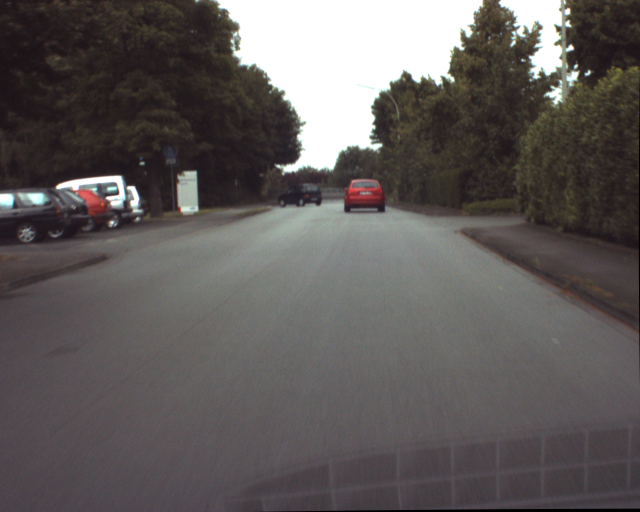
%> input picture Lab4/ur_c_s_03a_01_L_0376.png, 1280 x 1024 px (shown at 1/2 size); the run also reads 1 picture not shown here
$ octave main_cars.m   (GNU Octave 9; MATLAB toolbox functions it lacks are replaced by stand-ins)
%> lines starting %> are read from the running program, lines starting %| are printed output that depends on the picture; in (x1, y1, x2, y2) boxes, pixels count from 0 and x2, y2 are one past the last pixel; in counts of white or black regions, pixels touching at a corner belong together; the program's own positions count from 1
### Lab4/RGB_HSV.m
function [img_rgb,img_hsv]= RGB_HSV (img)
img_rgb=imread(img);
img_hsv=rgb2hsv(img_rgb);
figure,subplot(236)
subplot(231),imagesc(img_rgb(:,:,1)),colormap gray,title('R component')%as intensity
subplot(232),imagesc(img_rgb(:,:,2)),colormap gray,title('G component')%as intensity
subplot(233),imagesc(img_rgb(:,:,3)),colormap gray,title('B component')%as intensity
subplot(234),imagesc(img_hsv(:,:,1)),colormap gray,title('H component')%as intensity
subplot(235),imagesc(img_hsv(:,:,2)),colormap gray,title('S component')%as intensity
subplot(236),imagesc(img_hsv(:,:,3)),colormap gray,title('V component')%as intensity
end

### Lab4/hsv.m
function [m,s]=hsv (img_hsv)
h = img_hsv(:,:,1); % Hue component
m = mean2(h); % mean value
s = std2(h); % standard deviation
end

### Lab4/segmentation.m
function [binaryImage,seg]=segmentation(img_hsv,th1,th2)
[rr,cc,pp]=size(img_hsv);
seg=zeros(rr,cc);
mask=img_hsv(:,:,1)>th1 & img_hsv(:,:,1)< th2; %threshold on the hue componet
seg=seg+mask;
binaryImage = largestBlob(seg, 1); %detection of the largest blob in the segmented image
end

### Lab4/largestBlob.m
function binaryImage = largestBlob(binaryImage, numberToExtract)

  [labeledImage, numberOfBlobs] = bwlabel(binaryImage);
  blobMeasurements = regionprops(labeledImage, 'area');
  % Get all the areas
  allAreas = [blobMeasurements.Area];
  % sort the areas in descendent order
  [sortedAreas, sortIndexes] = sort(allAreas, 'descend');
  % Extract the "numberToExtract" largest blob(s) using ismember().
  biggestBlob = ismember(labeledImage, sortIndexes(1:numberToExtract));
  % Convert from integer labeled image into binary (logical) image.
  binaryImage = biggestBlob > 0;

end

### Lab4/plottingSeg.m
function []=plottingSeg(img, binaryImageB,segB,binaryImageR,segR)
figure
prop=regionprops(binaryImageB, 'Area','Centroid','BoundingBox');
xc=floor(prop(1).Centroid(1));
yc=floor(prop(1).Centroid(2));
ul_corner_width=prop(1).BoundingBox;

subplot(221),imagesc(segB),colormap gray,title('Detected object (black car)')
hold on
plot(xc,yc,'*g')
rectangle('Position',ul_corner_width,'EdgeColor',[0,1,0])

subplot(222),imagesc(imread(img)),colormap gray,title('Detected object (black car)')
hold on
plot(xc,yc,'*g')
rectangle('Position',ul_corner_width,'EdgeColor',[0,1,0])

prop2=regionprops(binaryImageR, 'Area','Centroid','BoundingBox');
xc=floor(prop2(1).Centroid(1));
yc=floor(prop2(1).Centroid(2));
ul_corner_width=prop2(1).BoundingBox;

subplot(223),imagesc(segR),colormap gray,title('Detected object (red car)')
hold on
plot(xc,yc,'*g')
rectangle('Position',ul_corner_width,'EdgeColor',[0,1,0])

subplot(224),imagesc(imread(img)),colormap gray,title('Detected object (red car)')
hold on
plot(xc,yc,'*g')
rectangle('Position',ul_corner_width,'EdgeColor',[0,1,0])

end

### Lab4/main_cars.m
clear all
close all

figure, sgtitle('Original images')
subplot(231),imagesc(imread('ur_c_s_03a_01_L_0376.png')),colormap gray
subplot(232),imagesc(imread('ur_c_s_03a_01_L_0377.png')),colormap gray
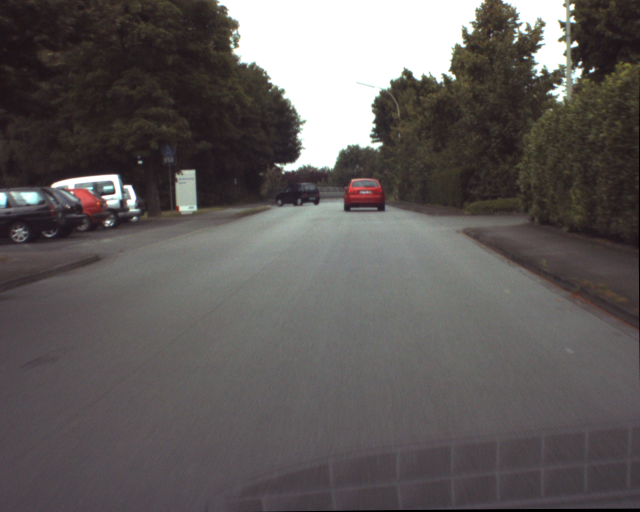
%> input picture Lab4/ur_c_s_03a_01_L_0377.png, 1280 x 1024 px (shown at 1/2 size)
subplot(233),imagesc(imread('ur_c_s_03a_01_L_0378.png')),colormap gray
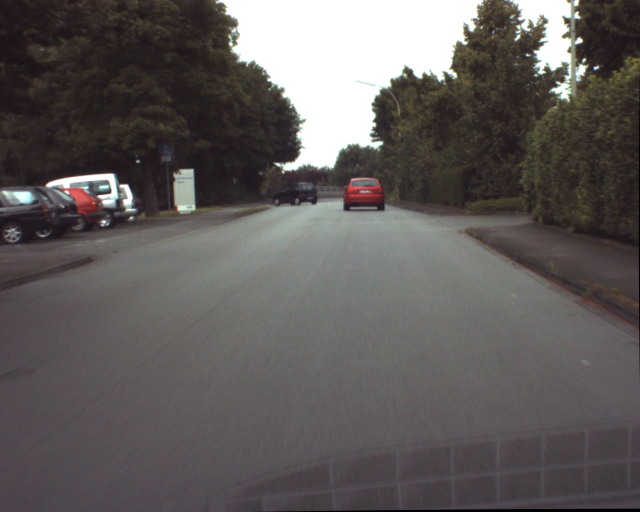
%> input picture Lab4/ur_c_s_03a_01_L_0378.png, 1280 x 1024 px (shown at 1/2 size)
subplot(234),imagesc(imread('ur_c_s_03a_01_L_0379.png')),colormap gray
subplot(235),imagesc(imread('ur_c_s_03a_01_L_0380.png')),colormap gray
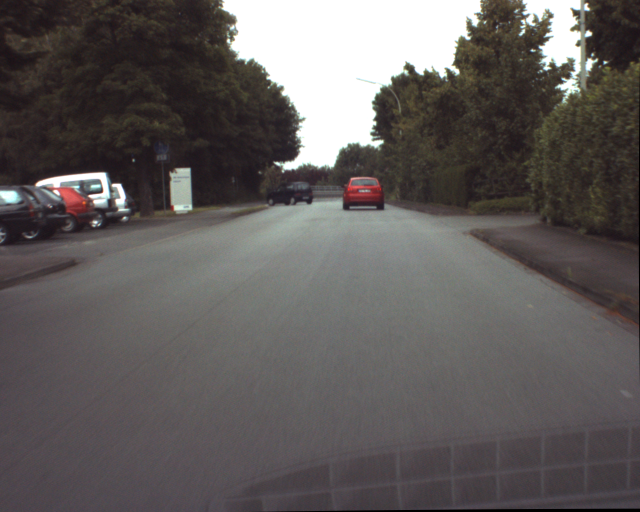
%> input picture Lab4/ur_c_s_03a_01_L_0380.png, 1280 x 1024 px (shown at 1/2 size)
subplot(236),imagesc(imread('ur_c_s_03a_01_L_0381.png')),colormap gray
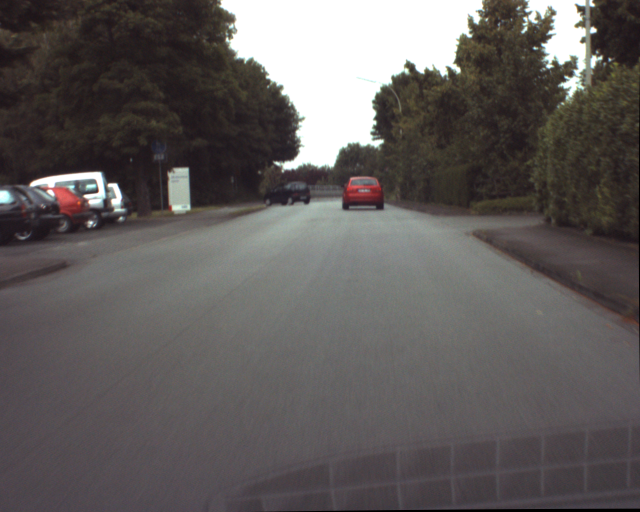
%> input picture Lab4/ur_c_s_03a_01_L_0381.png, 1280 x 1024 px (shown at 1/2 size)

%% RGB & HSV

[img_rgb1,img_hsv1]= RGB_HSV ('ur_c_s_03a_01_L_0376.png');
%> in RGB_HSV, img_rgb is the input picture: size 1024x1280x3 uint8; mean R, G, B 95.5, 90.9, 90
%> in RGB_HSV, `img_hsv=rgb2hsv(img_rgb);`: img_hsv: size 1024x1280x3 double; mean H, S, V 0.427, 0.126, 0.379
[img_rgb2,img_hsv2]= RGB_HSV ('ur_c_s_03a_01_L_0377.png');
%> in RGB_HSV, img_rgb is the input picture: size 1024x1280x3 uint8; mean R, G, B 95.5, 90.9, 90
%> in RGB_HSV (call 2), `img_hsv=rgb2hsv(img_rgb);`: img_hsv: size 1024x1280x3 double; mean H, S, V 0.428, 0.126, 0.38
[img_rgb3,img_hsv3]= RGB_HSV ('ur_c_s_03a_01_L_0378.png');
%> in RGB_HSV, img_rgb is the input picture: size 1024x1280x3 uint8; mean R, G, B 95.7, 91.1, 90.2
%> in RGB_HSV (call 3), `img_hsv=rgb2hsv(img_rgb);`: img_hsv: size 1024x1280x3 double; mean H, S, V 0.428, 0.125, 0.38
[img_rgb4,img_hsv4]= RGB_HSV ('ur_c_s_03a_01_L_0379.png');
%> in RGB_HSV (call 4), `img_hsv=rgb2hsv(img_rgb);`: img_hsv: size 1024x1280x3 double; mean H, S, V 0.426, 0.124, 0.381
[img_rgb5,img_hsv5]= RGB_HSV ('ur_c_s_03a_01_L_0380.png');
%> in RGB_HSV, img_rgb is the input picture: size 1024x1280x3 uint8; mean R, G, B 96.2, 91.7, 90.8
%> in RGB_HSV (call 5), `img_hsv=rgb2hsv(img_rgb);`: img_hsv: size 1024x1280x3 double; mean H, S, V 0.424, 0.125, 0.383
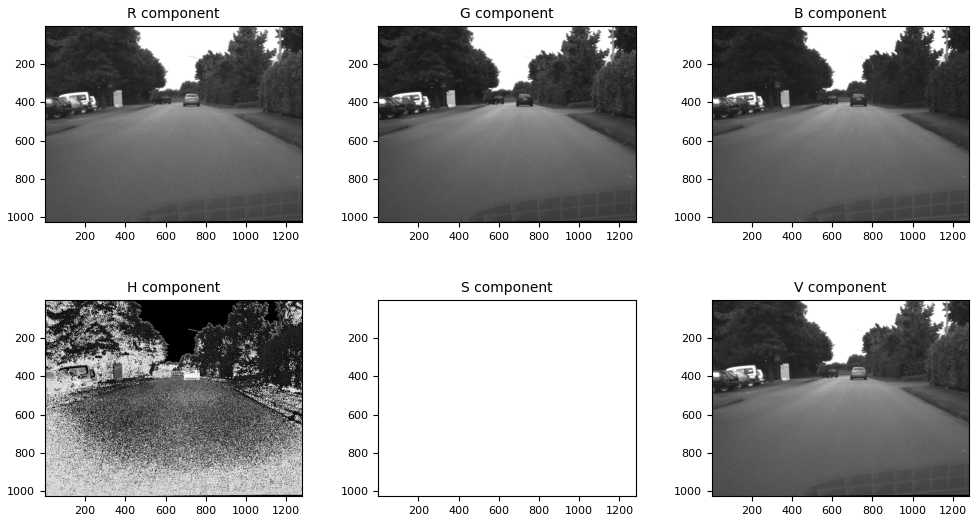
%> figure redrawn from the program's plot data, 6 panels
[img_rgb6,img_hsv6]= RGB_HSV ('ur_c_s_03a_01_L_0381.png');
%> in RGB_HSV, img_rgb is the input picture: size 1024x1280x3 uint8; mean R, G, B 96.5, 92, 91
%> in RGB_HSV (call 6), `img_hsv=rgb2hsv(img_rgb);`: img_hsv: size 1024x1280x3 double; mean H, S, V 0.421, 0.124, 0.384

%% segmentation

img_z = img_hsv1(390:400,575:595); % image zoomed for the detection of the black car
[m,s]=hsv(img_z); %mean value and standard deviation of the Hue component
%> in hsv, `m = mean2(h);`: m = 0.774
%> in hsv, `s = std2(h);`: s = 0.0521
%> m = 0.774; s = 0.0521
[binaryImageB,segB]=segmentation(img_hsv1,(m-s),(m+s)); %black car
%> in segmentation, `mask=img_hsv(:,:,1)>th1 & img_hsv(:,:,1)< th2;`:
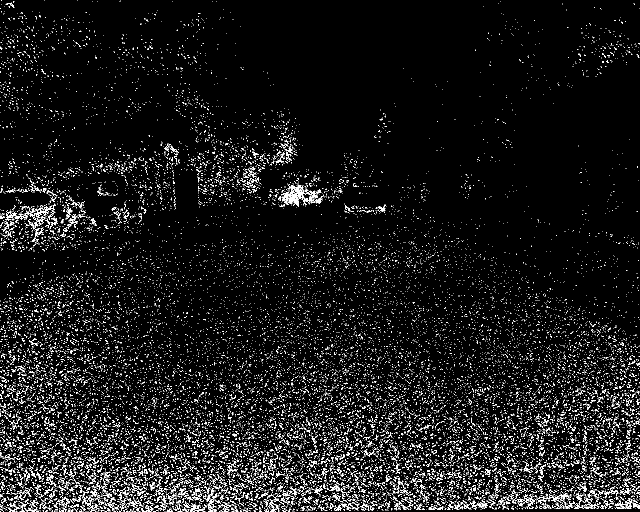
%> mask: size 1024x1280 logical (shown at 1/2 size); 6% white in thin lines or dots
%> in segmentation, `seg=seg+mask;`: seg: size 1024x1280 double; values 0 (black) and 1 (white), 6% white in thin lines or dots
%> in largestBlob, `[labeledImage, numberOfBlobs] = bwlabel(binaryImage);`: numberOfBlobs = 20480
%> in largestBlob, `blobMeasurements = regionprops(labeledImage, 'area');`: blobMeasurements = 20480 regions; largest, Area: 1226, 331, 300, 274, 234
%> in largestBlob, `biggestBlob = ismember(labeledImage, sortIndexes(1:numberToExtract));`: biggestBlob: size 1024x1280 logical; 0.09% white in thin lines or dots, all inside (x1, y1, x2, y2) = (562, 369, 649, 414)
[binaryImageR,segR]=segmentation(img_hsv1,0.97,1); %red car
%> in segmentation (call 2), `mask=img_hsv(:,:,1)>th1 & img_hsv(:,:,1)< th2;`: mask: size 1024x1280 logical; 4.6% white in thin lines or dots
%> in segmentation (call 2), `seg=seg+mask;`: seg: size 1024x1280 double; values 0 (black) and 1 (white), 4.6% white in thin lines or dots
%> call 2 of largestBlob, with numberToExtract = 1
%> in largestBlob (call 2), `[labeledImage, numberOfBlobs] = bwlabel(binaryImage);`: numberOfBlobs = 29538
%> in largestBlob (call 2), `blobMeasurements = regionprops(labeledImage, 'area');`: blobMeasurements = 29538 regions; largest, Area: 2219, 865, 70, 63, 62
%> in largestBlob (call 2), `biggestBlob = ismember(labeledImage, sortIndexes(1:numberToExtract));`:
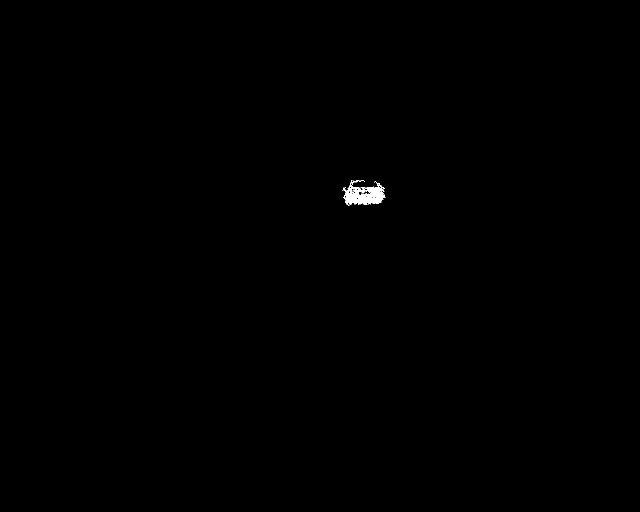
%> biggestBlob: size 1024x1280 logical (shown at 1/2 size); 0.17% white; 1 white region

plottingSeg('ur_c_s_03a_01_L_0376.png',binaryImageB,segB,binaryImageR,segR);
%> in plottingSeg, `prop=regionprops(binaryImageB, 'Area','Centroid','BoundingBox');`: prop = 1 region; box (x1, y1, x2, y2), Area and Centroid: (562, 369, 649, 414) 1226 [601.3 392.9]
%> in plottingSeg, `xc=floor(prop(1).Centroid(1));`: xc = 601
%> in plottingSeg, `yc=floor(prop(1).Centroid(2));`: yc = 392
%> in plottingSeg, `ul_corner_width=prop(1).BoundingBox;`: ul_corner_width = [562.5 369.5 87 45]
%> in plottingSeg, `prop2=regionprops(binaryImageR, 'Area','Centroid','BoundingBox');`: prop2 = 1 region; box (x1, y1, x2, y2), Area and Centroid: (685, 360, 771, 411) 2219 [728.8 390.9]
%> in plottingSeg, `xc=floor(prop2(1).Centroid(1));`: xc = 728
%> in plottingSeg, `yc=floor(prop2(1).Centroid(2));`: yc = 390
%> in plottingSeg, `ul_corner_width=prop2(1).BoundingBox;`: ul_corner_width = [685.5 360.5 86 51]
plottingSeg('ur_c_s_03a_01_L_0377.png',binaryImageB,segB,binaryImageR,segR);
plottingSeg('ur_c_s_03a_01_L_0378.png',binaryImageB,segB,binaryImageR,segR);
plottingSeg('ur_c_s_03a_01_L_0379.png',binaryImageB,segB,binaryImageR,segR);
plottingSeg('ur_c_s_03a_01_L_0380.png',binaryImageB,segB,binaryImageR,segR);
plottingSeg('ur_c_s_03a_01_L_0381.png',binaryImageB,segB,binaryImageR,segR);
%> (the run ends here)
